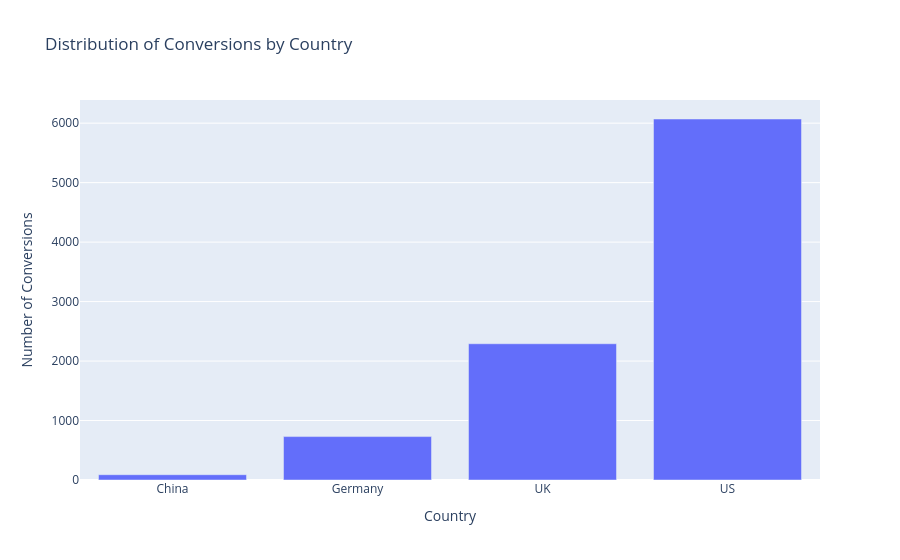

Notebook code cell kept with this figure:
### Code cell
data_country_converted = data_train.groupby("country")["converted"].sum().reset_index()

fig = px.bar(
    data_country_converted,
    x="country",
    y="converted",
    labels={"country": "Country", "converted": "Number of Conversions"},
    title="Distribution of Conversions by Country"
)
fig.show()

### Figure 1 — Plotly figure (JSON) as saved in the notebook; plotly's stock layout.template omitted (floating-point values rounded to 4 significant figures)
{"data": [{"hovertemplate": "Country=%{x}<br>Number of Conversions=%{y}<extra></extra>", "legendgroup": "", "marker": {"color": "#636efa", "pattern": {"shape": ""}}, "name": "", "orientation": "v", "showlegend": false, "textposition": "auto", "type": "bar", "x": ["China", "Germany", "UK", "US"], "xaxis": "x", "y": [89, 730, 2291, 6070], "yaxis": "y"}], "layout": {"barmode": "relative", "legend": {"tracegroupgap": 0}, "title": {"text": "Distribution of Conversions by Country"}, "xaxis": {"anchor": "y", "domain": [0, 1], "title": {"text": "Country"}}, "yaxis": {"anchor": "x", "domain": [0, 1], "title": {"text": "Number of Conversions"}}}}
